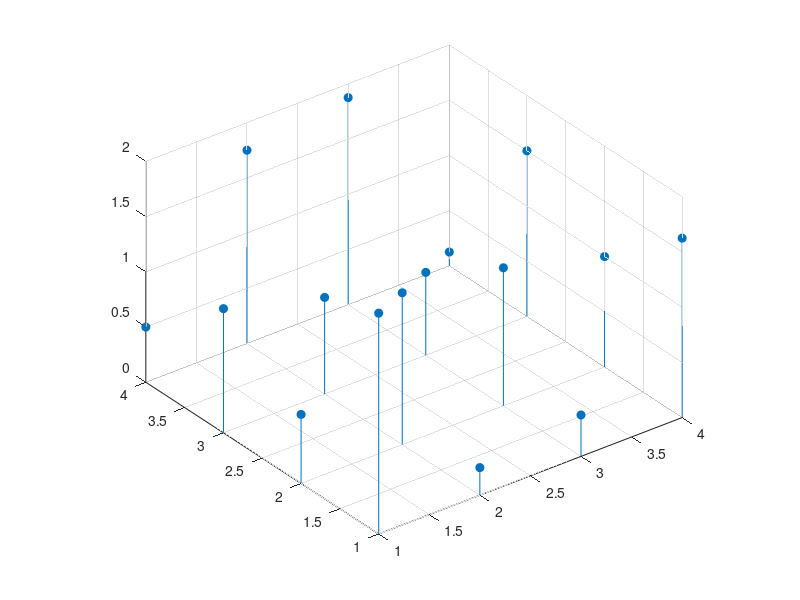

MATLAB code for this plot: (Note: this script raises an error after producing the figure.)
% May 12 2015


%% Patch Work
% Back before the internet, programmers collected xeroxed copies of old
% notes and papers. We traded these with our friends and coworkers, like 
% <http://en.wikipedia.org/wiki/Samizdat samizdat>. I still have a large 
% filing cabinet full of these. 
%
% One of my favorites is:
%
% <html>
% <pre>
%   Patch Work
%   Rob Cook
%   Technical Memo #118
%   Computer Division
%   Lucasfilm Ltd
% </pre>
% </html>
%
% You can find some of the other old Lucasfilm technical memos in 
% <http://graphics.pixar.com/library/indexAuthorRobert_L_Cook.html Pixar's library>.
% But as far as I know, this one has never appeared on the internet.
%
% The "Patch Work" memo was a collection of useful tidbits about the different 
% types of patches which were used for representing smooth surfaces. Rob collected 
% these from work that had been done by <http://en.wikipedia.org/wiki/Loren_Carpenter Loren Carpenter>, 
% <http://en.wikipedia.org/wiki/Edwin_Catmull Ed Catmull>, and <http://en.wikipedia.org/wiki/Tom_Duff Tom Duff>.
% If you worked with surface patches, it was really handy to have a single, 
% short memo with all of this useful information collected in one place.
% That made this one of the more valuable graphics samizdats.
%
% Let's take a quick look at some of what's in this wonderful old memo.
%
% First we'll need some control points. All of these patches need a 4x4
% matrix of control points. To make it easy to see what's going on, I'm
% going to spread these points out evenly in X & Y and give them different
% Z values, but you can use any points you like.
%
[px, py] = meshgrid(1:4);
pz = magic(4) / 8;

%%
% First we'll draw them using stem3.
p = stem3(px,py,pz,'filled');
daspect([1 1 1])
ax = gca;
ax.XTick = 1:4;
ax.YTick = 1:4;
color = [.15 .15 .15];
p.Color = color;

%%
% We can connect them into their 4x4  grid by using a surface with FaceColor='none'.
hold on
cpts = surf(px,py,pz);
cpts.FaceColor = 'none';
cpts.EdgeColor = [.85 .85 .85];

%%
% Now we're ready to create some patches. All of the patches take the same
% form. A pair of parameter values u & v yield a point when they're
% substituted into the following equation.
%
% $$x = \left(\begin{array}{cccc}v^3 v^2 v 1\end{array}\right) MPM^T \left(\begin{array}{c}u^3 \\ u^2 \\ u \\ 1\end{array}\right)$$
%
% In this equation, the matrix P is our 4x4 matrix of control points, and
% the matrix M is called the "basis matrix" of the patch. The memo covers
% several different basis matrices, starting with our old favorite, the
% cubic <http://en.wikipedia.org/wiki/B%C3%A9zier_surface Bézier patch>.
% This is the patch that we saw in <http://blogs.mathworks.com/graphics/2014/10/03/welcome/ my first blog post here>
% when we were looking at Newell's teapot. You'll also notice the
% similarities to the equation for the cubic Bézier curve we saw in 
% <http://blogs.mathworks.com/graphics/2014/10/13/bezier-curves/ my second
% post>.
Mbezier = [-1  3 -3 1; ...
            3 -6  3 0; ...
           -3  3  0 0; ...
            1  0  0 0];
        
%%
%
% We can use that to generate a surface with one set of isoparameter lines like this:
M = Mbezier;

% U & V vectors  
u = linspace(0,1,50);
v = linspace(0,1,50)';
u_powers = [u.^3; u.^2; u; ones(size(u))];
v_powers = [v.^3, v.^2, v, ones(size(v))];

% Multiply to get X,Y, & Z 
xout = v_powers * M * px * M' * u_powers;
yout = v_powers * M * py * M' * u_powers;
zout = v_powers * M * pz * M' * u_powers;

% Draw as a surface
hold on
s = surf(xout,yout,zout);
s.FaceColor = 'none';
s.MeshStyle = 'row';

%%
% And then the show the other set of isoparameter lines like this:
s.MeshStyle = 'column';

%%
% or as a shaded surface with lighting.
s.EdgeColor = 'none';
s.FaceColor = 'interp';
s.FaceLighting = 'gouraud';
s.SpecularStrength = 5/8;
light('Position',[9 -5 8])

%%
% A coarser colormap will add "waterlevel" lines.
colormap(lines(20))

%%
% Notice that the Bézier patch has the same characteristics we saw in the
% earlier blog post about the curves. It passes through the 4 control points 
% in the corners of the 4x4 set, it's tangent to the control point mesh at 
% those corners, and it's completely contained within the bounds of the 
% control point mesh. These are really useful properties and they make 
% Bézier very easy to work with.

%%
% The "Patch Work" memo includes the basis matrices for a number of other
% types of patches, but some of them are a little trickier to work with. 
%
% Let's try the <http://en.wikipedia.org/wiki/Centripetal_Catmull%E2%80%93Rom_spline
% Catmull-Rom> patch.
Mcatmullrom = [-1  3 -3  1; ...
                2 -5  4 -1; ...
               -1  0  1  0; ...
                0  2  0  0] / 2;
M = Mcatmullrom;
s.XData = v_powers * M * px * M' * u_powers;
s.YData = v_powers * M * py * M' * u_powers;
s.ZData = v_powers * M * pz * M' * u_powers;

%%
% It's a little hard to see from that viewing angle, but the way a
% Catmull-Rom spline works is that it connects the inner 2x2 points of our
% control point mesh.
view(-37.5,60)

%%
% The other points in the control mesh of a Catmull-Rom patch simply
% control the tangents at the edges of the patch. The way you usually use
% these is to have two rows of control points be shared between neighboring
% patches. This ensures that the patches have a nice, smooth blend where
% they meet. It is possible to get the same effect with Bézier patches, but
% it is a little bit trickier.

%%
% The basis matrix for the B-spline patch looks like this.
Mbspline = [-1  3 -3 1; ...
             3 -6  3 0; ...
            -3  0  3 0; ...
             1  4  1 0] / 6;
M = Mbspline;
s.XData = v_powers * M * px * M' * u_powers;
s.YData = v_powers * M * py * M' * u_powers;
s.ZData = v_powers * M * pz * M' * u_powers;
view(3)

%%
% You can see that this patch also only covers the inner 2x2 of our control
% point mesh, and it doesn't even pass through those points. This property
% makes the B-spline patch kind of challenging to work with when you're
% trying to model something.
%
% But the "patch work" memo also shows how to convert the control points of
% one kind of patch to those of another kind of patch. To do this, we need
% what it calls "to-from" matrices. We can use this to convert our friendly
% Bézier patch control points into ones which work for the B-spline patch
% by using this matrix.
Mtofrom = [6 -7  2 0; ...
           0  2 -1 0; ...
           0 -1  2 0; ...
           0  2 -7 6];

pxnew = Mtofrom * px * Mtofrom';
pynew = Mtofrom * py * Mtofrom';
pznew = Mtofrom * pz * Mtofrom';
       
%%
% If we compare the control points before and after this transformation, we
% can see that the ones for the B-spline patch extand way outside the ones for
% the Bézier patch, and the Z range is much wider.
f2 = figure;
p1 = stem3(px,py,pz,'filled');
hold on
p2 = stem3(pxnew,pynew,pznew,'filled');
surf(pxnew,pynew,pznew,'FaceColor','none','EdgeColor',[.85 .85 .85])
xlim([-inf inf])
ylim([-inf inf])

%%
% But when we use these new points with the basis matrix for the B-spline patch,
% they will give us the same surface we got with the Bézier patch using the 
% original control points.
delete(f2)
s.XData = v_powers * M * pxnew * M' * u_powers;
s.YData = v_powers * M * pynew * M' * u_powers;
s.ZData = v_powers * M * pznew * M' * u_powers;

%%
% Being able to convert between different patch types is extremely useful
% because the different types have different properties which are useful in
% different situations.
%
% You can find all of the to-from matrices in
% <http://blogs.mathworks.com/images/graphics/2015/patch_work_details.m 
% this file>.
%
% But there are more goodies hiding in this memo. We saw when we talked
% about <http://blogs.mathworks.com/graphics/2014/12/04/tie-a-ribbon-round-it-parametric-curves-part-1/
% parametric curves> that being able to compute partial derivatives of
% the curves is very useful for creating tangents and normals. The same is
% true when you're working with surface patches, and this memo has a
% section on how to compute partial derivatives of the patches. To compute
% those, we need the following two matrices.
du = [0 3 0 0; ...
      0 0 2 0; ...
      0 0 0 1; ...
      0 0 0 0];
  
dv = [0 0 0 0; ...
      3 0 0 0; ...
      0 2 0 0; ...
      0 0 1 0];

%%
% We'll create a low-res parameterization.
M = Mbezier;
u = linspace(0,1,10);
v = linspace(0,1,10)';
u_powers = [u.^3; u.^2; u; ones(size(u))];
v_powers = [v.^3, v.^2, v, ones(size(v))];

xout = v_powers * M * px * M' * u_powers;
yout = v_powers * M * py * M' * u_powers;
zout = v_powers * M * pz * M' * u_powers;

%%
% And then we use the matrices du and dv like this:
dxdu = v_powers * M * px * M' * du * u_powers;
dydu = v_powers * M * py * M' * du * u_powers;
dzdu = v_powers * M * pz * M' * du * u_powers;
dxdv = v_powers * dv * M * px * M' * u_powers;
dydv = v_powers * dv * M * py * M' * u_powers;
dzdv = v_powers * dv * M * pz * M' * u_powers;


%%
% We could use the cross product of those two vectors to compute normals
% which are much smoother than what the surface command can create. Or we 
% can use them directly to cover the surface with a bunch of tangent circles 
% like this:
xlim manual
ylim manual
zlim manual
delete(s)
radius = .05;
theta = linspace(0,2*pi,72); % points around the circles
for i=1:numel(xout)
    % c + r*(cos(theta)*dp/du + sin(theta)*dp/dv)
    cx = xout(i) + radius*(cos(theta)*dxdu(i) + sin(theta)*dxdv(i));
    cy = yout(i) + radius*(cos(theta)*dydu(i) + sin(theta)*dydv(i));
    cz = zout(i) + radius*(cos(theta)*dzdu(i) + sin(theta)*dzdv(i));
    h = patch(cx,cy,cz,zeros(size(cx)));
    h.FaceColor = [.875 .875 .875];
    h.EdgeColor = 'none';
end

%%
% Can you combine this with what we did in the
% <http://blogs.mathworks.com/graphics/2014/10/03/welcome/ teapot blog
% post> to create a picture that looks like this?
%
% <<../disk_teapot.png>>
%


%%
% _Copyright 2015 The MathWorks, Inc._

